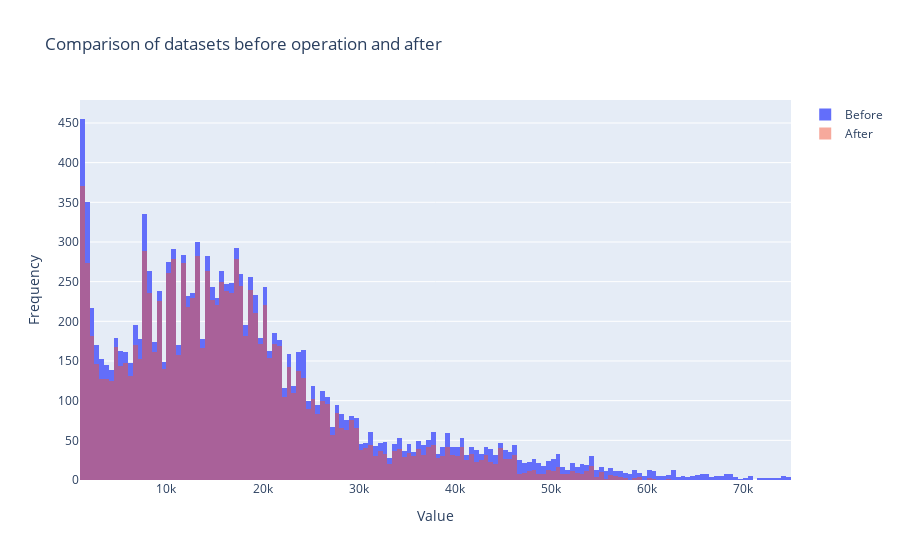

Notebook source saved alongside this figure:
### Code cell
comparison_plot(df, inliers)

### Figure 1 — Plotly figure (JSON) as saved in the notebook; plotly's stock layout.template omitted (floating-point values rounded to 4 significant figures; data arrays with more than 128 entries replaced by an {"elided": "..."} marker saying what was removed)
{"data": [{"bingroup": "1", "name": "Before", "type": "histogram", "x": {"elided": "13260 int values"}}, {"bingroup": "1", "name": "After", "opacity": 0.5, "type": "histogram", "x": {"elided": "11442 int values"}}], "layout": {"barmode": "overlay", "hovermode": "x unified", "title": {"text": "Comparison of datasets before operation and after"}, "xaxis": {"title": {"text": "Value"}}, "yaxis": {"title": {"text": "Frequency"}}}}
